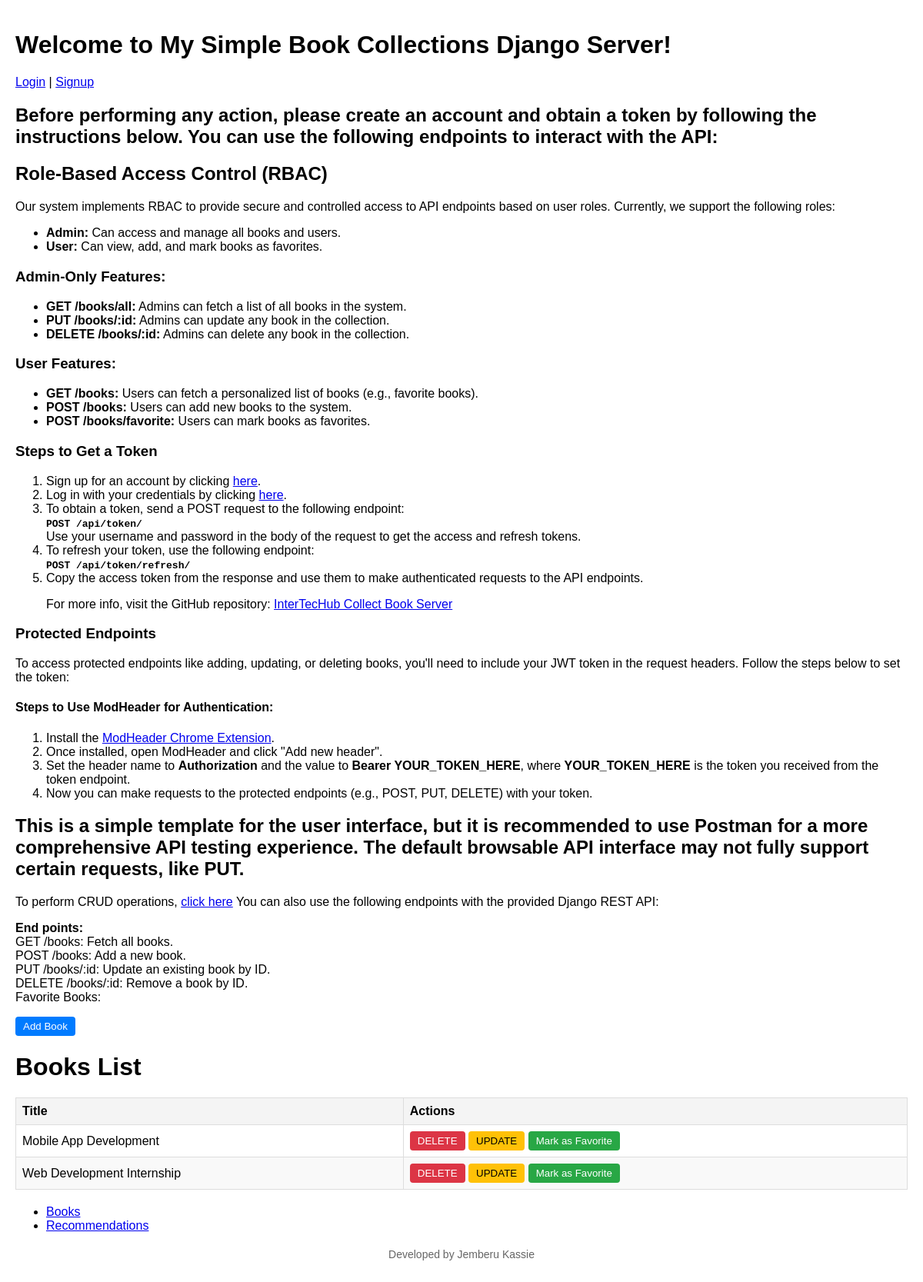
The app's page /, older data.
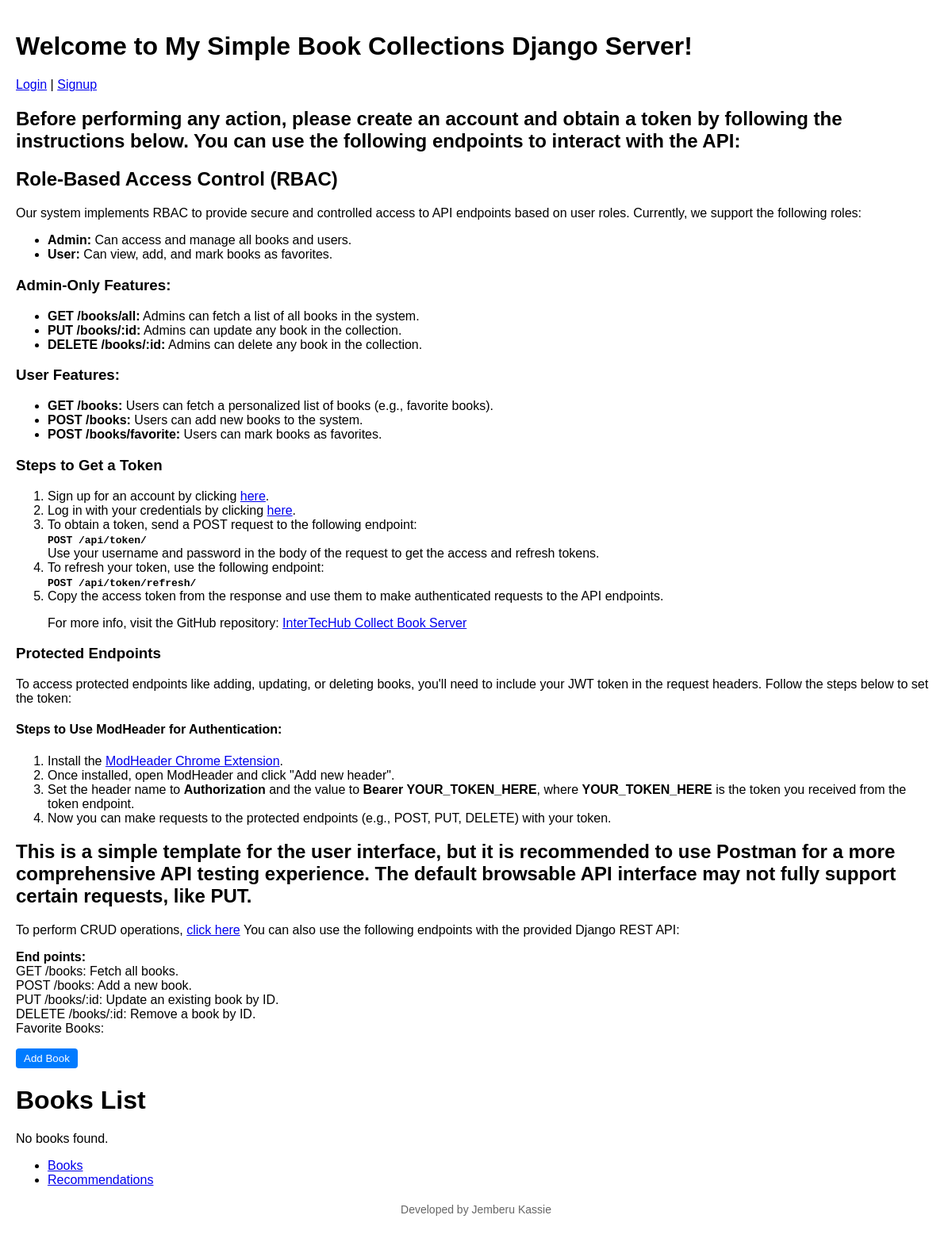
The same page, newer data.
### books/models.py (models this page shows, shortened)
class Book(models.Model):
    title=models.CharField(max_length=30)
    author=models.CharField(max_length=30)
    published_year=models.IntegerField()
    isbn = models.CharField(max_length=13, unique=True)
    is_favorite = models.BooleanField(default=False)

### books/views.py (the view)
# urls.py: path('', home, name='home'),
def home(request):
    try:
        books=Book.objects.all()
        return render(request,'home.html',{'books':books})
    except Book.DoesNotExist:
            return render(request,'home.html')

### books/templates/home.html (shortened to what the changed rows need)
<html>
<head>
</head>
<body>
    <h1>Welcome to My Simple Book Collections Django Server!</h1>
    <div class="auth-buttons">
        <a href="/accounts/login/">Login</a> |
        <a href="/accounts/register/">Signup</a>
    </div>
    <h2>
        Before performing any action, please create an account and obtain a token by following the instructions below.
        You can use the following endpoints to interact with the API:
    </h2>
  <h2>Role-Based Access Control (RBAC)</h2>
    <p>Our system implements RBAC to provide secure and controlled access to API endpoints based on user roles. Currently, we support the following roles:</p>
    <ul>
        <li><strong>Admin:</strong> Can access and manage all books and users.</li>
        <li><strong>User:</strong> Can view, add, and mark books as favorites.</li>
    </ul>
    <h3>Admin-Only Features:</h3>
    <ul>
        <li><strong>GET /books/all:</strong> Admins can fetch a list of all books in the system.</li>
        <li><strong>PUT /books/:id:</strong> Admins can update any book in the collection.</li>
        <li><strong>DELETE /books/:id:</strong> Admins can delete any book in the collection.</li>
    </ul>
    <h3>User Features:</h3>
    <ul>
        <li><strong>GET /books:</strong> Users can fetch a personalized list of books (e.g., favorite books).</li>
        <li><strong>POST /books:</strong> Users can add new books to the system.</li>
        <li><strong>POST /books/favorite:</strong> Users can mark books as favorites.</li>
    </ul>
    <h3>Steps to Get a Token</h3>
    <ol>
        <li>Sign up for an account by clicking <a href="/accounts/register/">here</a>.</li>
        <li>Log in with your credentials by clicking <a href="/accounts/login/">here</a>.</li>
        <li>To obtain a token, send a POST request to the following endpoint:
            <br><code>  <strong>POST /api/token/  </strong></code>
            <br>Use your username and password in the body of the request to get the access and refresh tokens.
        </li>
        <li>To refresh your token, use the following endpoint:
            <br><code>  <strong>POST /api/token/refresh/  </strong></code>
        </li>
        <li>Copy the access token  from the response and use them to make authenticated requests to the API endpoints.</li>
    <p>For more info, visit the GitHub repository:
</p>
    </ol>
    <h3>Protected Endpoints</h3>
    <p>To access protected endpoints like adding, updating, or deleting books, you'll need to include your JWT token in the request headers. Follow the steps below to set the token:</p>
    <h4>Steps to Use ModHeader for Authentication:</h4>
    <ol>
        <li>Install the <a href="https://chromewebstore.google.com/detail/modheader-modify-http-hea/idgpnmonknjnojddfkpgkljpfnnfcklj?hl=en" target="_blank">ModHeader Chrome Extension</a>.</li>
        <li>Once installed, open ModHeader and click "Add new header".</li>
        <li>Set the header name to <strong>Authorization</strong> and the value to <strong>Bearer YOUR_TOKEN_HERE</strong>, where <strong>YOUR_TOKEN_HERE</strong> is the token you received from the token endpoint.</li>
        <li>Now you can make requests to the protected endpoints (e.g., POST, PUT, DELETE) with your token.</li>
    </ol>
    <h2>
        This is a simple template for the user interface, but it is recommended to use Postman for a more
        comprehensive API testing experience. The default browsable API interface may not fully support certain requests, like PUT.
    </h2>
    <p>
        To perform CRUD operations,
        <a href="/books/">click here</a>  You can also use the following endpoints with the provided Django REST API:
    </p>
    <p>
        <strong>End points:</strong>
        <br/>
        GET /books: Fetch all books.<br/>
        POST /books: Add a new book.<br/>
        PUT /books/:id: Update an existing book by ID.<br/>
        DELETE /books/:id: Remove a book by ID.<br/>
        Favorite Books:
    </p>
    <form method='POST' action="{% url 'book-list' %}">
        <button type='submit'>Add Book</button>
    </form>
    <h1>Books List</h1>
    {% if books %}
    <table>
        <thead>
            <tr>
                <th>Title</th>
                <th>Actions</th>
            </tr>
        </thead>
        <tbody>
            {% for book in books %}
            <tr>
                <td>{{ book.title }}</td>
                <td>
                    <form method="DELETE" action="{% url 'book-detail' book.id %}" style="display:inline;">
                        <button type="submit" class="delete-button">DELETE</button>
                    </form>
                    <form method="PATCH" action="{% url 'book-detail' book.id %}" style="display:inline;">
                        <button type="submit" class="update-button">UPDATE</button>
                    </form>
                    <form method="POST" action="{% url 'mark-favorite' %}" style="display:inline;">
                        <button type="submit" class="favorite-button">Mark as Favorite</button>
                    </form>
                </td>
            </tr>
            {% endfor %}
        </tbody>
    </table>
    {% else %}
    <p>No books found.</p>
    {% endif %}
    <ul>
        <li><a href="/books/">Books</a></li>
        <li><a href="/books/recommendations">Recommendations</a></li>
    </ul>
<div class="footer">
        <p>Developed by Jemberu Kassie</p>
    </div>
</body>
</html>

Row changes from the older to the newer data that the page shows:
removed Book: title "Mobile App Development"
removed Book: title "Web Development Internship"
Text that changed along with them:
text no longer shown: "Title Actions"
text now shown: "No books found."
